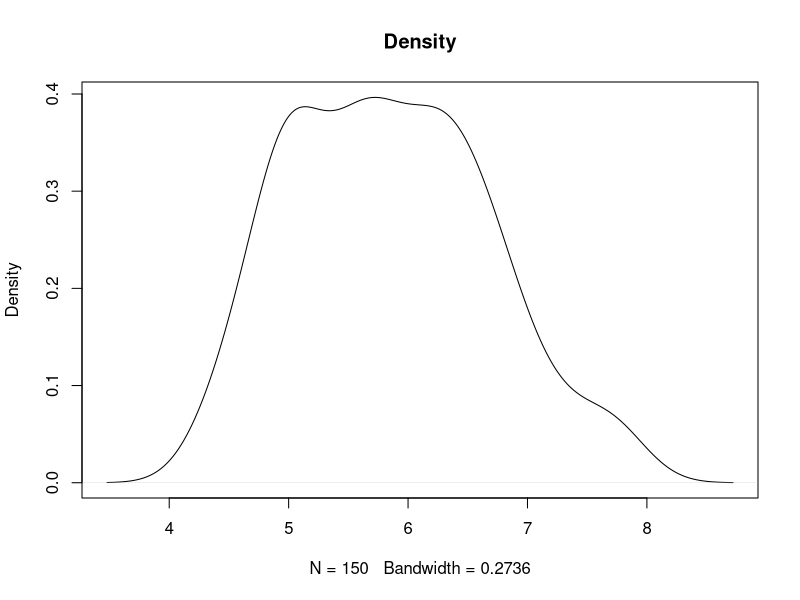
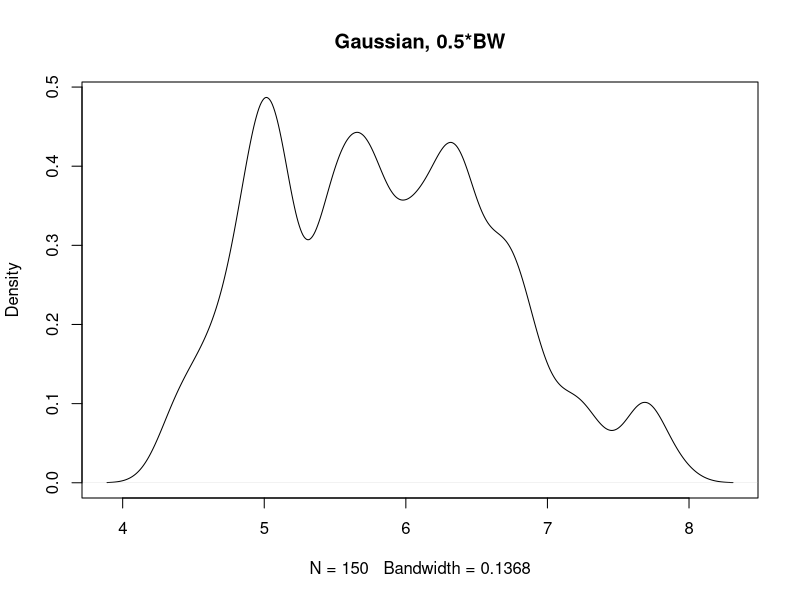
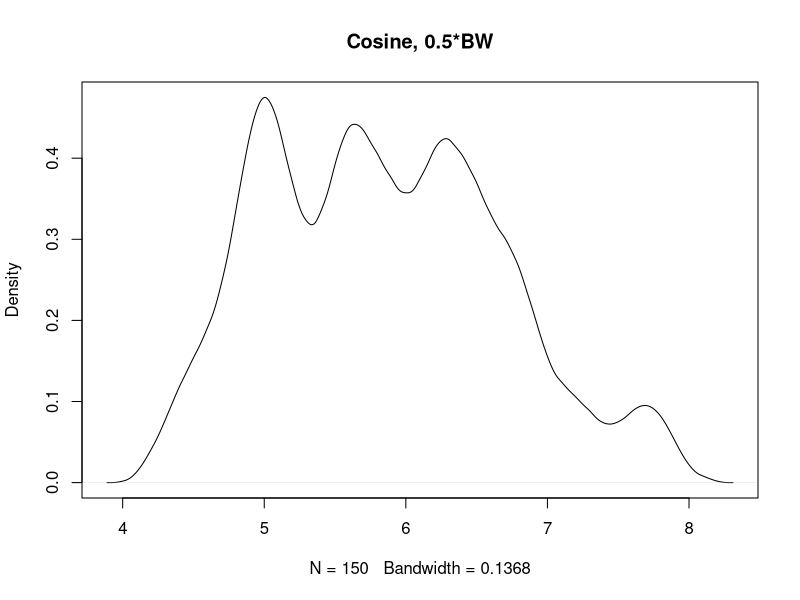
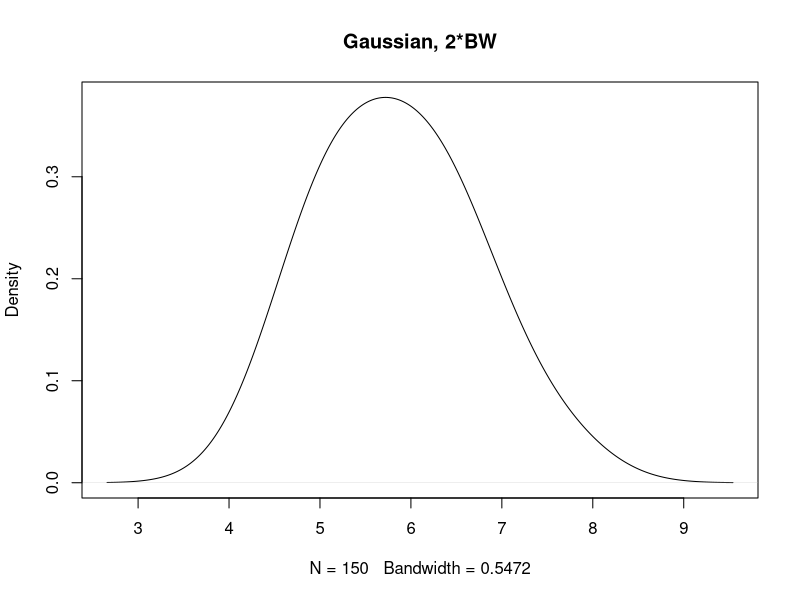
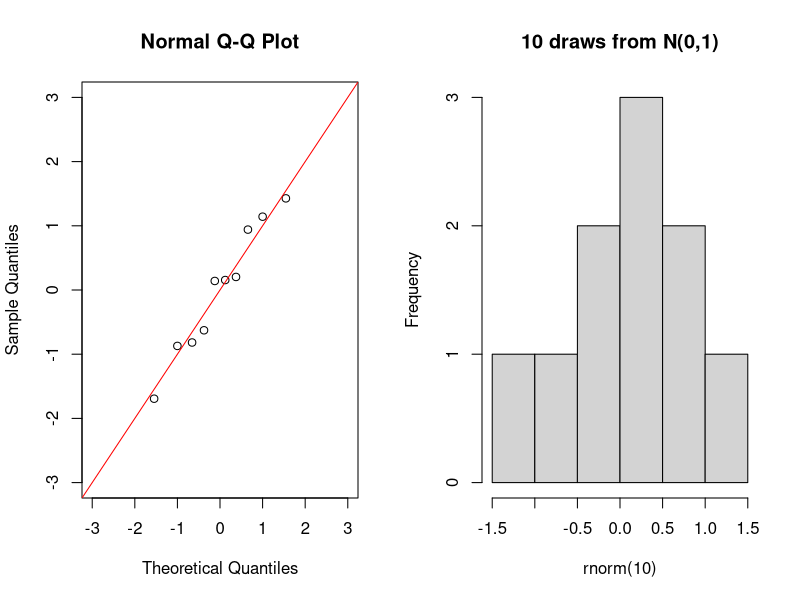
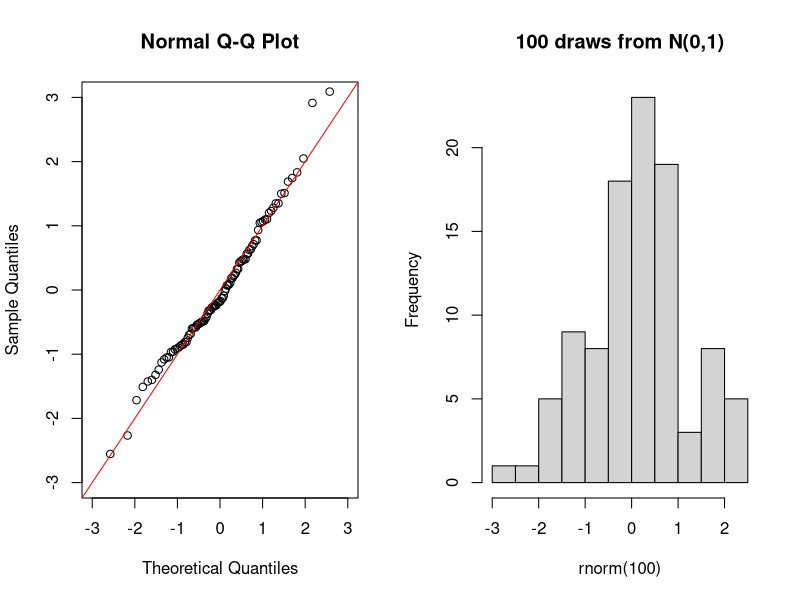
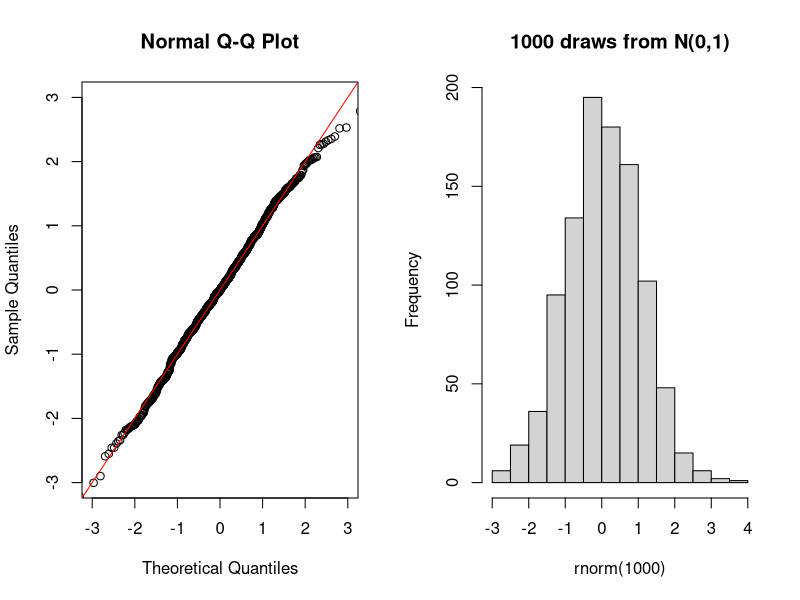
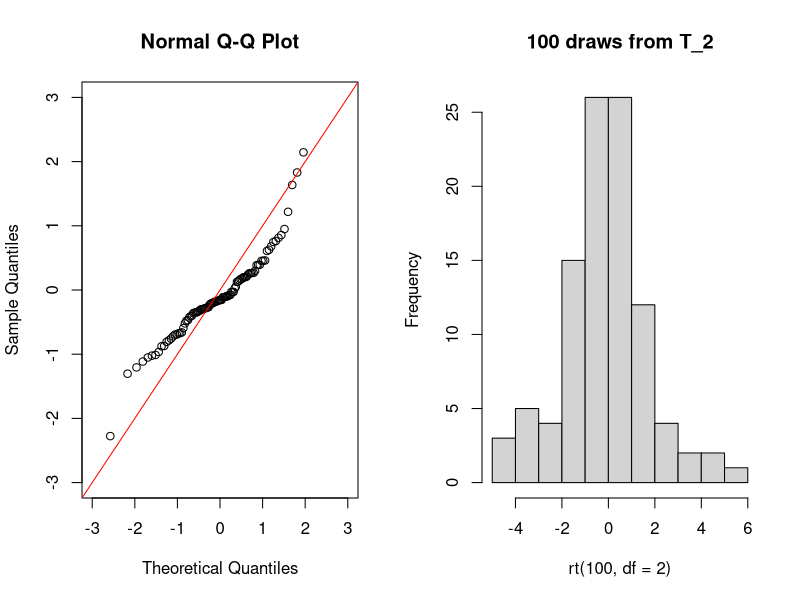

Generate these figures, in order, with R:
##################################################################################
############# Assignment 1: Due Wednesday 2/11, 5:00 PM via NYU Classes ##########
## Submit typed [or very neatly written and scanned] answers (no R code needed) ##
##################################################################################

##################################################################################
### This assignment uses the iris data set (see lab1 for info on how to obtain) ##
##################################################################################

### Exercise 1: How does the density() function work? Make sure to explain both what the
# implications are of the choice of 'kernel' and 'adjust'. Demonstrate the difference in smoothing
# amounts and kernel choices by making a plot similar to the one for Sepal Length (see below)
# with the following specifications:
# a) half the default amount of smoothing, gaussian kernel
# b) half the default amount of smoothing, cosine kernel
# c) twice the default amount of smoothing, gaussian kernel
## Make sure to label all plots appropriately by adjusting the main = "  " command
## Note - you may find this useful: http://homepages.inf.ed.ac.uk/rbf/CVonline/LOCAL_COPIES/AV0405/MISHRA/kde.html

par(mfrow=c(2,2))
par(mfrow=c(1,1))
plot(density(iris$Sepal.Length), main = "Density")

plot(density(iris$Sepal.Length, adjust = 0.5, kern = "gaussian"), main = "Gaussian, 0.5*BW")
plot(density(iris$Sepal.Length, adjust = 0.5, kern = "cosine"), main = "Cosine, 0.5*BW")
plot(density(iris$Sepal.Length, adjust = 2, kern = "gaussian"), main = "Gaussian, 2*BW")
### Exercise 2:
# a) What does a Q-Q plot show? Use the following plots to justify your explanation.
# Make sure to explain what is seen in each plot.
# b) Show an example where a Q-Q plot gives clearer information than a histogram. 

par(mfrow=c(1,2))
qqnorm(scale(rnorm(10)), xlim=c(-3,3), ylim=c(-3,3))
abline(0,1, col="red")
hist(rnorm(10), main = "10 draws from N(0,1)")

par(mfrow=c(1,2))
qqnorm(scale(rnorm(100)), xlim=c(-3,3), ylim=c(-3,3))
abline(0,1, col="red")
hist(rnorm(100), main = "100 draws from N(0,1)")

par(mfrow=c(1,2))
qqnorm(scale(rnorm(1000)), xlim=c(-3,3), ylim=c(-3,3))
abline(0,1, col="red")
hist(rnorm(1000), main = "1000 draws from N(0,1)")

par(mfrow=c(1,2))
qqnorm(scale(rt(100, df=2)), xlim=c(-3,3), ylim=c(-3,3))
abline(0,1, col="red")
hist(rt(100, df=2), main = "100 draws from T_2")

par(mfrow=c(1,2))
qqnorm(scale(rbeta(100, 0.5,2)), xlim=c(-3,3), ylim=c(-3,3))
abline(0,1, col="red")
hist(rbeta(100, 0.5,2), main = "100 draws from Beta(0.5,2)")

par(mfrow=c(1,3))
qqnorm(scale(rnorm(100)), xlim=c(-3,3), ylim=c(-3,3))
abline(0,1, col="red")
hist(rnorm(100), breaks = 5, main = "100 draws from N(0,1), 5 bins")
hist(rnorm(100), breaks = 25, main = "100 draws from N(0,1), 25 bins")


### Exercise 3: 
# a) Explain the major differences between the Pearson's and Spearman's correlation tests. 
# b) Which is the most appropriate to test the correlation between Sepal.Length and Petal.Length. Justify with the appropriate plots.

cor.test(iris[,1], iris[,3], method="pearson")
cor.test(iris[,1], iris[,3], method="spearman")
par(mfrow=c(1,1))
plot(iris[,1], iris[,3], xlab = 'Sepal Length',ylab='Petal Length')
reg<-lm(iris[,3]~iris[,1])
abline(reg, col = 'red')
iris
### Exercise 4: 
## a) Describe in both words and with formula how the naiveBayes classifier works.
## The documentation for the the function states "The standard naive Bayes classifier
## (at least this implementation) assumes independence of the predictor variables,
## and Gaussian distribution (given the target class) of metric predictors."
## Make sure to address how both of these assumptions are used in the naiveBayes classifier.
## b) Would you consider this method to be supervised or unsupervised? Why?

?naiveBayes
install.packages("e1071")
library(e1071)
classifier = naiveBayes(iris[,1:4], iris[,5])
classifier
### Exercise 5: 
## a) Plot the distribution of each of the four variables for the 3 different species.
## Make sure to include a legend that provides the color/species mapping.
## b) Comment about the differences between these plots  how do these variables compare
## in their ability to univariately classify petals? 
 
classifier$tables$Petal.Length[3,1]
par(mfrow=c(2,2))
plot(function(x) dnorm(x, classifier$tables$Petal.Length[1,1], classifier$tables$Petal.Length[1,2]),ylab ='', 0, 8, col="red", main="Petal length")
curve(dnorm(x, classifier$tables$Petal.Length[2,1], classifier$tables$Petal.Length[2,2]), add=TRUE, ylab = '',col = "blue")
curve(dnorm(x, classifier$tables$Petal.Length[3,1], classifier$tables$Petal.Length[3,2]), add=TRUE, ylab = '',col = "green")
legend('topright', legend = c('setosa','versicolor','virginica') ,lty=1, col=c('red', 'blue', 'green'), bty='n', cex=.75)

plot(function(x) dnorm(x, classifier$tables$Petal.Length[1,1], classifier$tables$Petal.Width[1,2]),ylab ='', 0, 8, col="red", main="Petal Width")
curve(dnorm(x, classifier$tables$Petal.Length[2,1], classifier$tables$Petal.Width[2,2]), add=TRUE, ylab = '',col = "blue")
curve(dnorm(x, classifier$tables$Petal.Length[3,1], classifier$tables$Petal.Width[3,2]), add=TRUE, ylab = '',col = "green")
legend('topright', legend = c('setosa','versicolor','virginica') ,lty=1, col=c('red', 'blue', 'green'), bty='n', cex=.75)

plot(function(x) dnorm(x, classifier$tables$Petal.Length[1,1], classifier$tables$Sepal.Length[1,2]),ylab ='', 0, 8, col="red", main="Sepal length")
curve(dnorm(x, classifier$tables$Petal.Length[2,1], classifier$tables$Sepal.Length[2,2]), add=TRUE, ylab = '',col = "blue")
curve(dnorm(x, classifier$tables$Petal.Length[3,1], classifier$tables$Sepal.Length[3,2]), add=TRUE, ylab = '',col = "green")
legend('topright', legend = c('setosa','versicolor','virginica') ,lty=1, col=c('red', 'blue', 'green'), bty='n', cex=.75)

plot(function(x) dnorm(x, classifier$tables$Petal.Length[2,1], classifier$tables$Sepal.Width[2,2]),ylab ='', 0, 8, col="blue", main="Sepal Width")
curve(dnorm(x, classifier$tables$Petal.Length[1,1], classifier$tables$Sepal.Width[1,2]), add=TRUE, ylab = '',col = "red")
curve(dnorm(x, classifier$tables$Petal.Length[3,1], classifier$tables$Sepal.Width[3,2]), add=TRUE, ylab = '',col = "green")
legend('topright', legend = c('setosa','versicolor','virginica') ,lty=1, col=c('red', 'blue', 'green'), bty='n', cex=.75)

